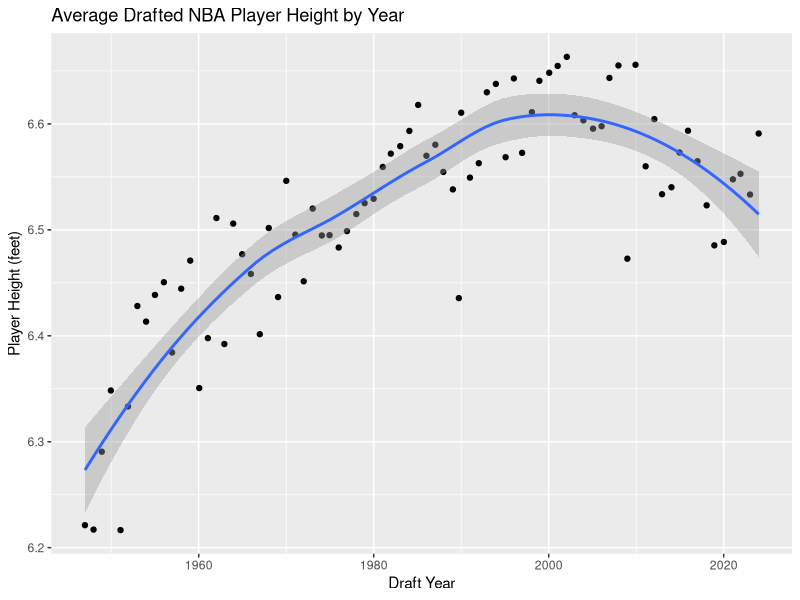
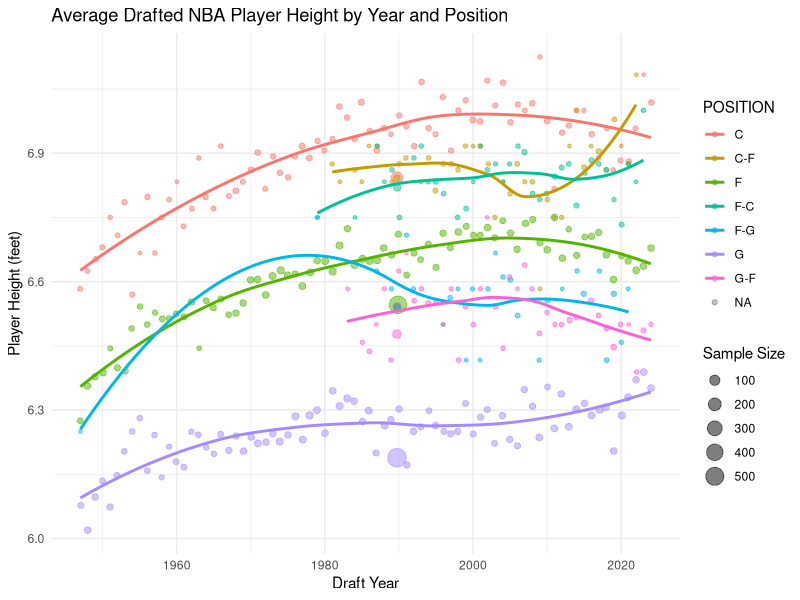

The R script that drew these images, in order:
library(ggplot2)
library(tidyverse)

nba_dataset <- read_csv("datasets/PlayerIndex_nba_stats.csv")

# Here I clean my data of NULL values and instead replace them with the mean of the column
nba_dataset$HEIGHT[is.na(nba_dataset$HEIGHT)] <- 
  mean(nba_dataset$HEIGHT, na.rm = TRUE)
nba_dataset$DRAFT_YEAR[is.na(nba_dataset$DRAFT_YEAR)] <- 
  mean(nba_dataset$DRAFT_YEAR, na.rm = TRUE)

# I convert the HEIGHT column from a string format (e.g., "6-7") to a numeric format (e.g., 6.58 feet)
nba_dataset$HEIGHT_NUMERIC <- sapply(nba_dataset$HEIGHT, function(x) {
  split_height <- strsplit(x, "-")[[1]]
  feet <- as.numeric(split_height[1])
  inches <- as.numeric(split_height[2])
  
  return(feet + inches / 12)
})

# Then I go here and make a new data frame with the mean height of the players drafted each year
mean_height <- nba_dataset %>%
  group_by(DRAFT_YEAR) %>%
  summarise(HEIGHT = mean(HEIGHT_NUMERIC, na.rm = TRUE))

# Finally, I use ggplot to plot the DRAFT_YEAR against HEIGHT
ggplot(mean_height, aes(x = DRAFT_YEAR, y = HEIGHT)) +
  geom_jitter() +
  geom_smooth() +
  labs(
    title = "Average Drafted NBA Player Height by Year", 
    x = "Draft Year", 
    y = "Player Height (feet)"
  )

# Now I'm going to include the position of the players
# and their sample size in the plot so we can visualize the sample size and
# the average height of players drafted each year

nba_dataset %>%
  # Group by DRAFT_YEAR and POSITION
  group_by(DRAFT_YEAR, POSITION) %>%
  # then calculate the mean height and sample size
  summarise(MEAN_HEIGHT = mean(HEIGHT_NUMERIC, na.rm = TRUE),
            n = n() ) %>%
  # then plot the data
  ggplot(aes(x = DRAFT_YEAR, y = MEAN_HEIGHT, color = POSITION)) +
  geom_jitter(aes(size = n), alpha = 0.5) +
  geom_smooth(se = FALSE) +
  labs(
    title = "Average Drafted NBA Player Height by Year and Position", 
    x = "Draft Year", 
    y = "Player Height (feet)",
    size = "Sample Size"
  ) +
  theme_minimal() # Found out this makes the plot look cleaner (: